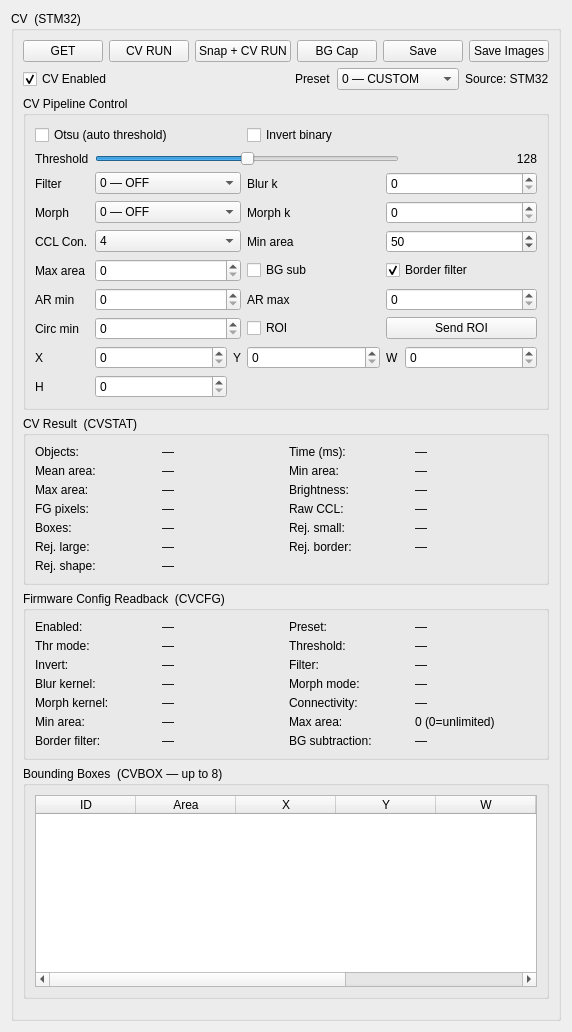
            <widget class="QWidget" name="cvScrollContents">
             <layout class="QVBoxLayout" name="cvScrollLayout">
              <property name="spacing"><number>6</number></property>

              <item>
               <widget class="QGroupBox" name="groupBox">
                <property name="title"><string>CV  (STM32)</string></property>
                <property name="sizePolicy">
                 <sizepolicy hsizetype="Expanding" vsizetype="Preferred">
                  <horstretch>0</horstretch><verstretch>0</verstretch>
                 </sizepolicy>
                </property>
                <layout class="QVBoxLayout" name="cvMainLayout">
                 <property name="spacing"><number>6</number></property>

                 <!-- mode status banner placeholder -->

                 <!-- action buttons -->
                 <item>
                  <layout class="QHBoxLayout">
                   <item>
                    <widget class="QPushButton" name="cvBtnGet">
                     <property name="text"><string>GET</string></property>
                     <property name="toolTip"><string>CV GET — read CV config from STM32</string></property>
                    </widget>
                   </item>
                   <item>
                    <widget class="QPushButton" name="btnRunCV">
                     <property name="text"><string>CV RUN</string></property>
                     <property name="toolTip"><string>Send all parameters + run CV on STM32</string></property>
                    </widget>
                   </item>
                   <item>
                    <widget class="QPushButton" name="btnSnapAndRunCV">
                     <property name="text"><string>Snap + CV RUN</string></property>
                     <property name="toolTip"><string>Capture RGB565 frame then run CV</string></property>
                    </widget>
                   </item>
                   <item>
                    <widget class="QPushButton" name="cvBtnBgCap">
                     <property name="text"><string>BG Cap</string></property>
                     <property name="toolTip"><string>Capture background reference (CV BGCAP)</string></property>
                    </widget>
                   </item>
                   <item>
                    <widget class="QPushButton" name="btnSaveCVResult">
                     <property name="text"><string>Save</string></property>
                    </widget>
                   </item>
                   <item>
                    <widget class="QPushButton" name="btnSaveDebugImages">
                     <property name="text"><string>Save Images</string></property>
                     <property name="toolTip"><string>Save Gray, Binary and Overlay images</string></property>
                    </widget>
                   </item>
                  </layout>
                 </item>

                 <!-- enabled + preset -->
                 <item>
                  <layout class="QHBoxLayout">
                   <item>
                    <widget class="QCheckBox" name="cvEnableCheck">
                     <property name="text"><string>CV Enabled</string></property>
                     <property name="checked"><bool>true</bool></property>
                    </widget>
                   </item>
                   <item><spacer><property name="orientation"><enum>Qt::Orientation::Horizontal</enum></property><property name="sizeHint" stdset="0"><size><width>10</width><height>0</height></size></property></spacer></item>
                   <item>
                    <widget class="QLabel" name="cvPresetLabel">
                     <property name="text"><string>Preset</string></property>
                     <property name="role" stdset="0"><string>key</string></property>
                    </widget>
                   </item>
                   <item>
                    <widget class="QComboBox" name="cvPresetCombo">
                     <item><property name="text"><string>0 — CUSTOM</string></property></item>
                     <item><property name="text"><string>1 — FAST</string></property></item>
                     <item><property name="text"><string>2 — ROBUST</string></property></item>
                     <item><property name="text"><string>3 — ACCURATE</string></property></item>
                    </widget>
                   </item>
                   
                   <item>
                    <widget class="QLabel" name="cvSourceLabel">
                     <property name="text"><string>Source: STM32</string></property>
                     <property name="role" stdset="0"><string>hint</string></property>
                    </widget>
                   </item>
                  </layout>
                 </item>

                 <!-- CV parameters grid -->
                 <item>
                  <widget class="QGroupBox" name="cvControlGroupBox">
                   <property name="title"><string>CV Pipeline Control</string></property>
                   <layout class="QGridLayout" name="cvParamGrid" columnstretch="0,1,0,1,0,1">
                    <property name="spacing"><number>6</number></property>

                    <!-- row 0: Otsu check | Invert check -->
                    <item row="0" column="0" colspan="3">
                     <widget class="QCheckBox" name="cvOtsuCheck">
                      <property name="text"><string>Otsu (auto threshold)</string></property>
                      <property name="toolTip"><string>CV THRMODE 1=auto Otsu  0=manual slider (preview is always local)</string></property>
                     </widget>
                    </item>
                    <item row="0" column="3" colspan="3">
                     <widget class="QCheckBox" name="cvInvertCheck">
                      <property name="text"><string>Invert binary</string></property>
                      <property name="toolTip"><string>CV INV 1 — invert after threshold</string></property>
                     </widget>
                    </item>

                    <!-- row 1: Threshold slider -->
                    <item row="1" column="0">
                     <widget class="QLabel" name="cvThrLabel">
                      <property name="text"><string>Threshold</string></property>
                      <property name="role" stdset="0"><string>key</string></property>
                     </widget>
                    </item>
                    <item row="1" column="1" colspan="4">
                     <widget class="QSlider" name="cvThrSlider">
                      <property name="minimum"><number>0</number></property>
                      <property name="maximum"><number>255</number></property>
                      <property name="value"><number>128</number></property>
                      <property name="orientation"><enum>Qt::Orientation::Horizontal</enum></property>
                      <property name="toolTip"><string>CV THR 0..255 — updates local preview instantly</string></property>
                     </widget>
                    </item>
                    <item row="1" column="5">
                     <widget class="QLabel" name="cvThrValueLabel">
                      <property name="text"><string>128</string></property>
                      <property name="minimumWidth"><number>28</number></property>
                      <property name="alignment"><set>Qt::AlignmentFlag::AlignRight|Qt::AlignmentFlag::AlignVCenter</set></property>
                     </widget>
                    </item>

                    <!-- row 2: Filter | Blur kernel -->
                    <item row="2" column="0">
                     <widget class="QLabel" name="cvFilterLabel">
                      <property name="text"><string>Filter</string></property>
                      <property name="role" stdset="0"><string>key</string></property>
                     </widget>
                    </item>
                    <item row="2" column="1" colspan="2">
                     <widget class="QComboBox" name="cvFilterCombo">
                      <property name="toolTip"><string>CV FILTER: 0=OFF 1=BOX 2=MEDIAN</string></property>
                      <item><property name="text"><string>0 — OFF</string></property></item>
                      <item><property name="text"><string>1 — BOX</string></property></item>
                      <item><property name="text"><string>2 — MEDIAN</string></property></item>
                     </widget>
                    </item>
                    <item row="2" column="3">
                     <widget class="QLabel" name="cvBlurLabel">
                      <property name="text"><string>Blur k</string></property>
                      <property name="role" stdset="0"><string>key</string></property>
                     </widget>
                    </item>
                    <item row="2" column="4" colspan="2">
                     <widget class="QSpinBox" name="cvBlurSpin">
                      <property name="minimum"><number>0</number></property>
                      <property name="maximum"><number>7</number></property>
                      <property name="toolTip"><string>CV BLUR 0..7</string></property>
                     </widget>
                    </item>

                    <!-- row 3: Morph mode | Morph kernel -->
                    <item row="3" column="0">
                     <widget class="QLabel" name="cvMorphModeLabel">
                      <property name="text"><string>Morph</string></property>
                      <property name="role" stdset="0"><string>key</string></property>
                     </widget>
                    </item>
                    <item row="3" column="1" colspan="2">
                     <widget class="QComboBox" name="cvMorphModeCombo">
                      <property name="toolTip"><string>CV MORPHMODE: 0=OFF 1=OPEN 2=CLOSE 3=ERODE 4=DILATE</string></property>
                      <item><property name="text"><string>0 — OFF</string></property></item>
                      <item><property name="text"><string>1 — OPEN</string></property></item>
                      <item><property name="text"><string>2 — CLOSE</string></property></item>
                      <item><property name="text"><string>3 — ERODE</string></property></item>
                      <item><property name="text"><string>4 — DILATE</string></property></item>
                     </widget>
                    </item>
                    <item row="3" column="3">
                     <widget class="QLabel" name="cvMorphKernelLabel">
                      <property name="text"><string>Morph k</string></property>
                      <property name="role" stdset="0"><string>key</string></property>
                     </widget>
                    </item>
                    <item row="3" column="4" colspan="2">
                     <widget class="QSpinBox" name="cvMorphKernelSpin">
                      <property name="minimum"><number>0</number></property>
                      <property name="maximum"><number>7</number></property>
                      <property name="toolTip"><string>CV MORPH 0..7</string></property>
                     </widget>
                    </item>

                    <!-- row 4: CCL | Min area -->
                    <item row="4" column="0">
                     <widget class="QLabel" name="cvConnLabel">
                      <property name="text"><string>CCL Con.</string></property>
                      <property name="role" stdset="0"><string>key</string></property>
                     </widget>
                    </item>
                    <item row="4" column="1" colspan="2">
                     <widget class="QComboBox" name="cvConnCombo">
                      <property name="toolTip"><string>CV CON 4|8</string></property>
                      <item><property name="text"><string>4</string></property></item>
                      <item><property name="text"><string>8</string></property></item>
                     </widget>
                    </item>
                    <item row="4" column="3">
                     <widget class="QLabel" name="cvMinAreaLabel">
                      <property name="text"><string>Min area</string></property>
                      <property name="role" stdset="0"><string>key</string></property>
                     </widget>
                    </item>
                    <item row="4" column="4" colspan="2">
                     <widget class="QSpinBox" name="cvMinAreaSpin">
                      <property name="maximum"><number>999999</number></property>
                      <property name="value"><number>50</number></property>
                      <property name="toolTip"><string>CV MINAREA px²</string></property>
                     </widget>
                    </item>

                    <!-- row 5: Max area | BG sub + Border filt -->
                    <item row="5" column="0">
                     <widget class="QLabel" name="cvMaxAreaLabel">
                      <property name="text"><string>Max area</string></property>
                      <property name="role" stdset="0"><string>key</string></property>
                     </widget>
                    </item>
                    <item row="5" column="1" colspan="2">
                     <widget class="QSpinBox" name="cvMaxAreaSpin">
                      <property name="maximum"><number>999999</number></property>
                      <property name="toolTip"><string>CV MAXAREA 0=unlimited</string></property>
                     </widget>
                    </item>
                    <item row="5" column="3">
                     <widget class="QCheckBox" name="cvBgSubCheck">
                      <property name="text"><string>BG sub</string></property>
                      <property name="toolTip"><string>CV BGSUB 1</string></property>
                     </widget>
                    </item>
                    <item row="5" column="4" colspan="2">
                     <widget class="QCheckBox" name="cvBordFiltCheck">
                      <property name="text"><string>Border filter</string></property>
                      <property name="checked"><bool>true</bool></property>
                      <property name="toolTip"><string>CV BORDFILT 1</string></property>
                     </widget>
                    </item>

                    <!-- row 6: AR min | AR max -->
                    <item row="6" column="0">
                     <widget class="QLabel" name="cvArMinLabel">
                      <property name="text"><string>AR min</string></property>
                      <property name="role" stdset="0"><string>hint</string></property>
                     </widget>
                    </item>
                    <item row="6" column="1" colspan="2">
                     <widget class="QSpinBox" name="cvArMinSpin">
                      <property name="maximum"><number>9999</number></property>
                      <property name="toolTip"><string>CV ASPECT min_x1000</string></property>
                     </widget>
                    </item>
                    <item row="6" column="3">
                     <widget class="QLabel" name="cvArMaxLabel">
                      <property name="text"><string>AR max</string></property>
                      <property name="role" stdset="0"><string>hint</string></property>
                     </widget>
                    </item>
                    <item row="6" column="4" colspan="2">
                     <widget class="QSpinBox" name="cvArMaxSpin">
                      <property name="maximum"><number>9999</number></property>
                      <property name="toolTip"><string>CV ASPECT max_x1000</string></property>
                     </widget>
                    </item>

                    <!-- row 7: Circ | ROI enable + Send ROI -->
                    <item row="7" column="0">
                     <widget class="QLabel" name="cvCircMinLabel">
                      <property name="text"><string>Circ min</string></property>
                      <property name="role" stdset="0"><string>hint</string></property>
                     </widget>
                    </item>
                    <item row="7" column="1" colspan="2">
                     <widget class="QSpinBox" name="cvCircMinSpin">
                      <property name="maximum"><number>1000</number></property>
                      <property name="toolTip"><string>CV CIRC min_x1000</string></property>
                     </widget>
                    </item>
                    <item row="7" column="3">
                     <widget class="QCheckBox" name="cvRoiEnableCheck">
                      <property name="text"><string>ROI</string></property>
                      <property name="toolTip"><string>CV ROI enable</string></property>
                     </widget>
                    </item>
                    <item row="7" column="4" colspan="2">
                     <widget class="QPushButton" name="cvBtnSendRoi">
                      <property name="text"><string>Send ROI</string></property>
                     </widget>
                    </item>

                    <!-- row 8: ROI X Y W H -->
                    <item row="8" column="0">
                     <widget class="QLabel"><property name="text"><string>X</string></property><property name="role" stdset="0"><string>hint</string></property></widget>
                    </item>
                    <item row="8" column="1">
                     <widget class="QSpinBox" name="cvRoiXSpin"><property name="maximum"><number>9999</number></property></widget>
                    </item>
                    <item row="8" column="2">
                     <widget class="QLabel"><property name="text"><string>Y</string></property><property name="role" stdset="0"><string>hint</string></property></widget>
                    </item>
                    <item row="8" column="3">
                     <widget class="QSpinBox" name="cvRoiYSpin"><property name="maximum"><number>9999</number></property></widget>
                    </item>
                    <item row="8" column="4">
                     <widget class="QLabel"><property name="text"><string>W</string></property><property name="role" stdset="0"><string>hint</string></property></widget>
                    </item>
                    <item row="8" column="5">
                     <widget class="QSpinBox" name="cvRoiWSpin"><property name="maximum"><number>9999</number></property></widget>
                    </item>
                    <item row="9" column="0">
                     <widget class="QLabel"><property name="text"><string>H</string></property><property name="role" stdset="0"><string>hint</string></property></widget>
                    </item>
                    <item row="9" column="1">
                     <widget class="QSpinBox" name="cvRoiHSpin"><property name="maximum"><number>9999</number></property></widget>
                    </item>

                   </layout>
                  </widget>
                 </item>

                 <!-- CV Result -->
                 <item>
                  <widget class="QGroupBox" name="cvResultGroupBox">
                   <property name="title"><string>CV Result  (CVSTAT)</string></property>
                   <layout class="QGridLayout" name="cvResultGrid">
                    <property name="spacing"><number>5</number></property>
                    <item row="0" column="0"><widget class="QLabel" name="cvResObjKeyLbl"><property name="text"><string>Objects:</string></property><property name="role" stdset="0"><string>key</string></property></widget></item>
                    <item row="0" column="1"><widget class="QLabel" name="cvResObjLbl"><property name="text"><string>—</string></property></widget></item>
                    <item row="0" column="2"><widget class="QLabel" name="cvResTimeKeyLbl"><property name="text"><string>Time (ms):</string></property><property name="role" stdset="0"><string>key</string></property></widget></item>
                    <item row="0" column="3"><widget class="QLabel" name="cvResTimeLbl"><property name="text"><string>—</string></property></widget></item>
                    <item row="1" column="0"><widget class="QLabel" name="cvResMeanAreaKeyLbl"><property name="text"><string>Mean area:</string></property><property name="role" stdset="0"><string>key</string></property></widget></item>
                    <item row="1" column="1"><widget class="QLabel" name="cvResMeanAreaLbl"><property name="text"><string>—</string></property></widget></item>
                    <item row="1" column="2"><widget class="QLabel" name="cvResMinAreaKeyLbl"><property name="text"><string>Min area:</string></property><property name="role" stdset="0"><string>key</string></property></widget></item>
                    <item row="1" column="3"><widget class="QLabel" name="cvResMinAreaLbl"><property name="text"><string>—</string></property></widget></item>
                    <item row="2" column="0"><widget class="QLabel" name="cvResMaxAreaKeyLbl"><property name="text"><string>Max area:</string></property><property name="role" stdset="0"><string>key</string></property></widget></item>
                    <item row="2" column="1"><widget class="QLabel" name="cvResMaxAreaLbl"><property name="text"><string>—</string></property></widget></item>
                    <item row="2" column="2"><widget class="QLabel" name="cvResBrightKeyLbl"><property name="text"><string>Brightness:</string></property><property name="role" stdset="0"><string>key</string></property></widget></item>
                    <item row="2" column="3"><widget class="QLabel" name="cvResBrightLbl"><property name="text"><string>—</string></property></widget></item>
                    <item row="3" column="0"><widget class="QLabel" name="cvResFgPixKeyLbl"><property name="text"><string>FG pixels:</string></property><property name="role" stdset="0"><string>key</string></property></widget></item>
                    <item row="3" column="1"><widget class="QLabel" name="cvResFgPixLbl"><property name="text"><string>—</string></property></widget></item>
                    <item row="3" column="2"><widget class="QLabel" name="cvResRawCompKeyLbl"><property name="text"><string>Raw CCL:</string></property><property name="role" stdset="0"><string>key</string></property></widget></item>
                    <item row="3" column="3"><widget class="QLabel" name="cvResRawCompLbl"><property name="text"><string>—</string></property></widget></item>
                    <item row="4" column="0"><widget class="QLabel" name="cvResBoxesKeyLbl"><property name="text"><string>Boxes:</string></property><property name="role" stdset="0"><string>key</string></property></widget></item>
                    <item row="4" column="1"><widget class="QLabel" name="cvResBoxesLbl"><property name="text"><string>—</string></property></widget></item>
                    <item row="4" column="2"><widget class="QLabel" name="cvRejSmallKeyLbl"><property name="text"><string>Rej. small:</string></property><property name="role" stdset="0"><string>key</string></property></widget></item>
                    <item row="4" column="3"><widget class="QLabel" name="cvRejSmallLbl"><property name="text"><string>—</string></property></widget></item>
                    <item row="5" column="0"><widget class="QLabel" name="cvRejLargeKeyLbl"><property name="text"><string>Rej. large:</string></property><property name="role" stdset="0"><string>key</string></property></widget></item>
                    <item row="5" column="1"><widget class="QLabel" name="cvRejLargeLbl"><property name="text"><string>—</string></property></widget></item>
                    <item row="5" column="2"><widget class="QLabel" name="cvRejBorderKeyLbl"><property name="text"><string>Rej. border:</string></property><property name="role" stdset="0"><string>key</string></property></widget></item>
                    <item row="5" column="3"><widget class="QLabel" name="cvRejBorderLbl"><property name="text"><string>—</string></property></widget></item>
                    <item row="6" column="0"><widget class="QLabel" name="cvRejShapeKeyLbl"><property name="text"><string>Rej. shape:</string></property><property name="role" stdset="0"><string>key</string></property></widget></item>
                    <item row="6" column="1"><widget class="QLabel" name="cvRejShapeLbl"><property name="text"><string>—</string></property></widget></item>
                   </layout>
                  </widget>
                 </item>

                 <!-- Firmware Config Readback -->
                 <item>
                  <widget class="QGroupBox" name="cvFirmwareCfgGroupBox">
                   <property name="title"><string>Firmware Config Readback  (CVCFG)</string></property>
                   <layout class="QGridLayout" name="cvFwGrid">
                    <property name="spacing"><number>5</number></property>
                    <item row="0" column="0"><widget class="QLabel" name="cvFwEnabledKeyLbl"><property name="text"><string>Enabled:</string></property><property name="role" stdset="0"><string>key</string></property></widget></item>
                    <item row="0" column="1"><widget class="QLabel" name="cvFwEnabledLbl"><property name="text"><string>—</string></property></widget></item>
                    <item row="0" column="2"><widget class="QLabel" name="cvFwPresetKeyLbl"><property name="text"><string>Preset:</string></property><property name="role" stdset="0"><string>key</string></property></widget></item>
                    <item row="0" column="3"><widget class="QLabel" name="cvFwPresetLbl"><property name="text"><string>—</string></property></widget></item>
                    <item row="1" column="0"><widget class="QLabel" name="cvFwThrModeKeyLbl"><property name="text"><string>Thr mode:</string></property><property name="role" stdset="0"><string>key</string></property></widget></item>
                    <item row="1" column="1"><widget class="QLabel" name="cvFwThrModeLbl"><property name="text"><string>—</string></property></widget></item>
                    <item row="1" column="2"><widget class="QLabel" name="cvFwThrKeyLbl"><property name="text"><string>Threshold:</string></property><property name="role" stdset="0"><string>key</string></property></widget></item>
                    <item row="1" column="3"><widget class="QLabel" name="cvFwThrLbl"><property name="text"><string>—</string></property></widget></item>
                    <item row="2" column="0"><widget class="QLabel" name="cvFwInvKeyLbl"><property name="text"><string>Invert:</string></property><property name="role" stdset="0"><string>key</string></property></widget></item>
                    <item row="2" column="1"><widget class="QLabel" name="cvFwInvLbl"><property name="text"><string>—</string></property></widget></item>
                    <item row="2" column="2"><widget class="QLabel" name="cvFwFilterKeyLbl"><property name="text"><string>Filter:</string></property><property name="role" stdset="0"><string>key</string></property></widget></item>
                    <item row="2" column="3"><widget class="QLabel" name="cvFwFilterLbl"><property name="text"><string>—</string></property></widget></item>
                    <item row="3" column="0"><widget class="QLabel" name="cvFwBlurKeyLbl"><property name="text"><string>Blur kernel:</string></property><property name="role" stdset="0"><string>key</string></property></widget></item>
                    <item row="3" column="1"><widget class="QLabel" name="cvFwBlurLbl"><property name="text"><string>—</string></property></widget></item>
                    <item row="3" column="2"><widget class="QLabel" name="cvFwMorphModeKeyLbl"><property name="text"><string>Morph mode:</string></property><property name="role" stdset="0"><string>key</string></property></widget></item>
                    <item row="3" column="3"><widget class="QLabel" name="cvFwMorphModeLbl"><property name="text"><string>—</string></property></widget></item>
                    <item row="4" column="0"><widget class="QLabel" name="cvFwMorphKKeyLbl"><property name="text"><string>Morph kernel:</string></property><property name="role" stdset="0"><string>key</string></property></widget></item>
                    <item row="4" column="1"><widget class="QLabel" name="cvFwMorphKLbl"><property name="text"><string>—</string></property></widget></item>
                    <item row="4" column="2"><widget class="QLabel" name="cvFwConnKeyLbl"><property name="text"><string>Connectivity:</string></property><property name="role" stdset="0"><string>key</string></property></widget></item>
                    <item row="4" column="3"><widget class="QLabel" name="cvFwConnLbl"><property name="text"><string>—</string></property></widget></item>
                    <item row="5" column="0"><widget class="QLabel" name="cvFwMinAreaKeyLbl"><property name="text"><string>Min area:</string></property><property name="role" stdset="0"><string>key</string></property></widget></item>
                    <item row="5" column="1"><widget class="QLabel" name="cvFwMinAreaLbl"><property name="text"><string>—</string></property></widget></item>
                    <item row="5" column="2"><widget class="QLabel" name="cvFwMaxAreaKeyLbl"><property name="text"><string>Max area:</string></property><property name="role" stdset="0"><string>key</string></property></widget></item>
                    <item row="5" column="3"><widget class="QLabel" name="cvFwMaxAreaLbl"><property name="text"><string>0 (0=unlimited)</string></property></widget></item>
                    <item row="6" column="0"><widget class="QLabel" name="cvFwBordFiltKeyLbl"><property name="text"><string>Border filter:</string></property><property name="role" stdset="0"><string>key</string></property></widget></item>
                    <item row="6" column="1"><widget class="QLabel" name="cvFwBordFiltLbl"><property name="text"><string>—</string></property></widget></item>
                    <item row="6" column="2"><widget class="QLabel" name="cvFwBgSubKeyLbl"><property name="text"><string>BG subtraction:</string></property><property name="role" stdset="0"><string>key</string></property></widget></item>
                    <item row="6" column="3"><widget class="QLabel" name="cvFwBgSubLbl"><property name="text"><string>—</string></property></widget></item>
                   </layout>
                  </widget>
                 </item>

                 <!-- Bounding Box Table -->
                 <item>
                  <widget class="QGroupBox" name="cvBoxTableGroupBox">
                   <property name="title"><string>Bounding Boxes  (CVBOX — up to 8)</string></property>
                   <layout class="QVBoxLayout">
                    <item>
                     <widget class="QTableWidget" name="cvBoxTable">
                      <property name="minimumHeight"><number>90</number></property>
                      <property name="maximumHeight"><number>160</number></property>
                      <column><property name="text"><string>ID</string></property></column>
                      <column><property name="text"><string>Area</string></property></column>
                      <column><property name="text"><string>X</string></property></column>
                      <column><property name="text"><string>Y</string></property></column>
                      <column><property name="text"><string>W</string></property></column>
                      <column><property name="text"><string>H</string></property></column>
                      <column><property name="text"><string>Perimeter</string></property></column>
                      <column><property name="text"><string>Circ.</string></property></column>
                     </widget>
                    </item>
                   </layout>
                  </widget>
                 </item>

                 <item><spacer><property name="orientation"><enum>Qt::Orientation::Vertical</enum></property><property name="sizeHint" stdset="0"><size><width>0</width><height>10</height></size></property></spacer></item>
                </layout>
               </widget>
              </item>
             </layout>
            </widget>
